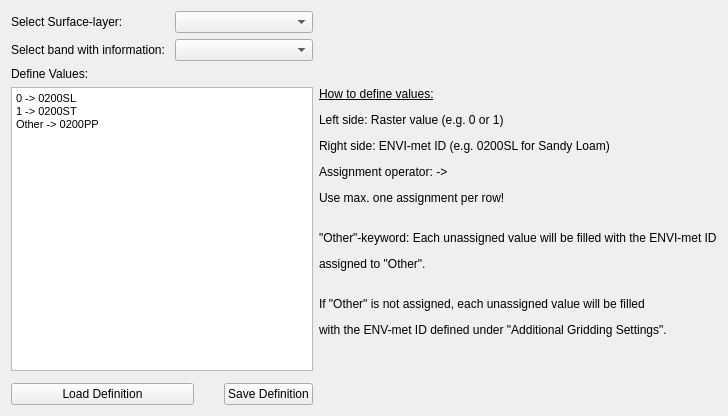
                    <widget class="QWidget" name="page_RasterLayer">
                     <layout class="QGridLayout" name="gridLayout">
                      <item row="0" column="1" colspan="4">
                       <widget class="QgsMapLayerComboBox" name="cb_MapLayerRasterSurf">
                        <property name="currentIndex">
                         <number>-1</number>
                        </property>
                        <property name="allowEmptyLayer">
                         <bool>true</bool>
                        </property>
                       </widget>
                      </item>
                      <item row="4" column="0" colspan="5">
                       <widget class="QLabel" name="lb_defineValues">
                        <property name="text">
                         <string>Define Values:</string>
                        </property>
                       </widget>
                      </item>
                      <item row="1" column="0">
                       <widget class="QLabel" name="lb_RasterBandSurf">
                        <property name="text">
                         <string>Select band with information: </string>
                        </property>
                       </widget>
                      </item>
                      <item row="5" column="0" colspan="5">
                       <widget class="QTextEdit" name="te_defineRasterVals">
                        <property name="html">
                         <string>&lt;!DOCTYPE HTML PUBLIC &quot;-//W3C//DTD HTML 4.0//EN&quot; &quot;http://www.w3.org/TR/REC-html40/strict.dtd&quot;&gt;
&lt;html&gt;&lt;head&gt;&lt;meta name=&quot;qrichtext&quot; content=&quot;1&quot; /&gt;&lt;meta charset=&quot;utf-8&quot; /&gt;&lt;style type=&quot;text/css&quot;&gt;
p, li { white-space: pre-wrap; }
hr { height: 1px; border-width: 0; }
li.unchecked::marker { content: &quot;\2610&quot;; }
li.checked::marker { content: &quot;\2612&quot;; }
&lt;/style&gt;&lt;/head&gt;&lt;body style=&quot; font-family:'Segoe UI'; font-size:9pt; font-weight:400; font-style:normal;&quot;&gt;
&lt;p style=&quot; margin-top:0px; margin-bottom:0px; margin-left:0px; margin-right:0px; -qt-block-indent:0; text-indent:0px;&quot;&gt;&lt;span style=&quot; font-family:'MS Shell Dlg 2'; font-size:8.25pt;&quot;&gt;0 -&amp;gt; 0200SL&lt;/span&gt;&lt;/p&gt;
&lt;p style=&quot; margin-top:0px; margin-bottom:0px; margin-left:0px; margin-right:0px; -qt-block-indent:0; text-indent:0px;&quot;&gt;&lt;span style=&quot; font-family:'MS Shell Dlg 2'; font-size:8.25pt;&quot;&gt;1 -&amp;gt; 0200ST&lt;/span&gt;&lt;/p&gt;
&lt;p style=&quot; margin-top:0px; margin-bottom:0px; margin-left:0px; margin-right:0px; -qt-block-indent:0; text-indent:0px;&quot;&gt;&lt;span style=&quot; font-family:'MS Shell Dlg 2'; font-size:8.25pt;&quot;&gt;Other -&amp;gt; 0200PP&lt;/span&gt;&lt;/p&gt;&lt;/body&gt;&lt;/html&gt;</string>
                        </property>
                       </widget>
                      </item>
                      <item row="5" column="5" rowspan="2">
                       <widget class="QLabel" name="label_31">
                        <property name="text">
                         <string>&lt;html&gt;&lt;head/&gt;&lt;body&gt;&lt;p&gt;&lt;span style=&quot; text-decoration: underline;&quot;&gt;How to define values:&lt;/span&gt;&lt;/p&gt;&lt;p&gt;Left side: Raster value (e.g. 0 or 1)&lt;/p&gt;&lt;p&gt;Right side: ENVI-met ID (e.g. 0200SL for Sandy Loam)&lt;/p&gt;&lt;p&gt;Assignment operator: -&amp;gt;&lt;/p&gt;&lt;p&gt;Use max. one assignment per row!&lt;br/&gt;&lt;/p&gt;&lt;p&gt;&amp;quot;Other&amp;quot;-keyword: Each unassigned value will be filled with the ENVI-met ID&lt;/p&gt;&lt;p&gt;assigned to &amp;quot;Other&amp;quot;.&lt;br/&gt;&lt;/p&gt;&lt;p&gt;If &amp;quot;Other&amp;quot; is not assigned, each unassigned value will be filled &lt;/p&gt;&lt;p&gt;with the ENV-met ID defined under &amp;quot;Additional Gridding Settings&amp;quot;. &lt;/p&gt;&lt;p&gt;&lt;br/&gt;&lt;/p&gt;&lt;/body&gt;&lt;/html&gt;</string>
                        </property>
                       </widget>
                      </item>
                      <item row="0" column="0">
                       <widget class="QLabel" name="lb_RasterLayerSurf">
                        <property name="text">
                         <string>Select Surface-layer:</string>
                        </property>
                       </widget>
                      </item>
                      <item row="1" column="1" colspan="4">
                       <widget class="QgsRasterBandComboBox" name="cb_RasterBandRasterSurf"/>
                      </item>
                      <item row="9" column="0" colspan="2">
                       <widget class="QPushButton" name="bt_loadDefSurf">
                        <property name="sizePolicy">
                         <sizepolicy hsizetype="Preferred" vsizetype="Fixed">
                          <horstretch>0</horstretch>
                          <verstretch>0</verstretch>
                         </sizepolicy>
                        </property>
                        <property name="text">
                         <string>Load Definition</string>
                        </property>
                       </widget>
                      </item>
                      <item row="9" column="3" colspan="2">
                       <widget class="QPushButton" name="bt_saveDefSurf">
                        <property name="text">
                         <string>Save Definition</string>
                        </property>
                       </widget>
                      </item>
                     </layout>
                    </widget>
